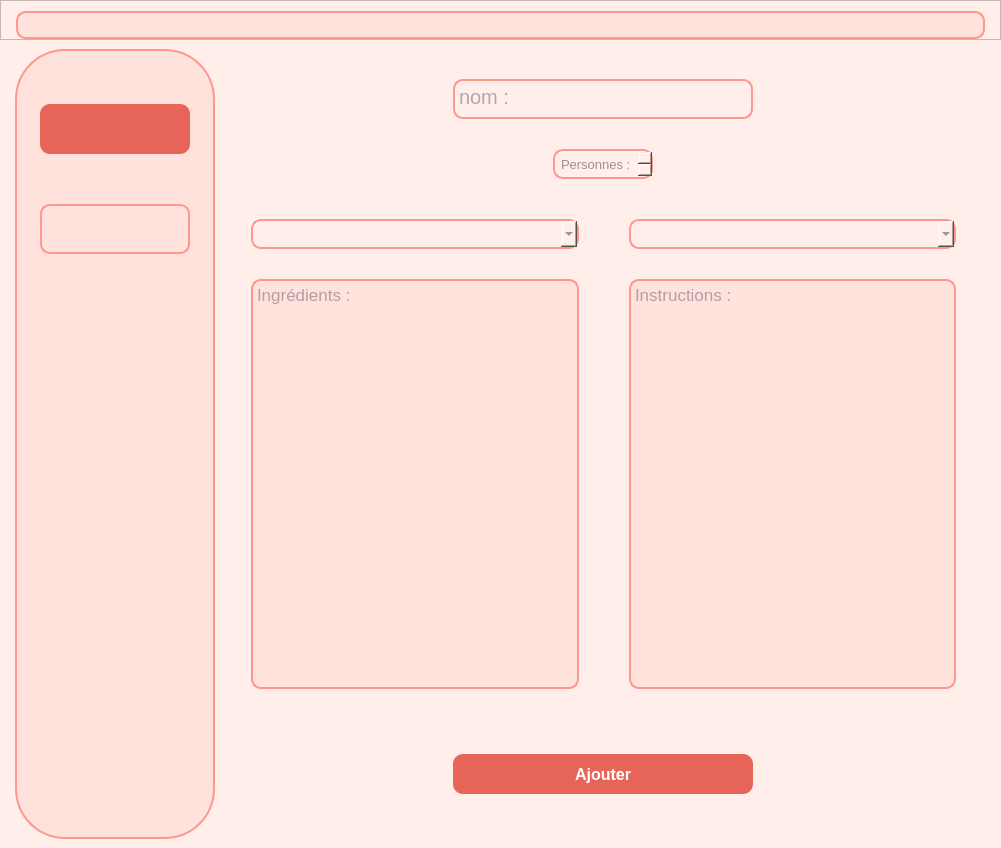
<?xml version="1.0" encoding="UTF-8"?>
<ui version="4.0">
 <class>MainWindow</class>
 <widget class="QMainWindow" name="MainWindow">
  <property name="geometry">
   <rect>
    <x>0</x>
    <y>0</y>
    <width>1001</width>
    <height>848</height>
   </rect>
  </property>
  <property name="windowTitle">
   <string>MainWindow</string>
  </property>
  <widget class="QWidget" name="centralwidget">
   <layout class="QVBoxLayout" name="verticalLayout">
    <property name="spacing">
     <number>0</number>
    </property>
    <property name="leftMargin">
     <number>0</number>
    </property>
    <property name="topMargin">
     <number>0</number>
    </property>
    <property name="rightMargin">
     <number>0</number>
    </property>
    <property name="bottomMargin">
     <number>0</number>
    </property>
    <item>
     <widget class="QFrame" name="hotbar">
      <property name="sizePolicy">
       <sizepolicy hsizetype="Preferred" vsizetype="Fixed">
        <horstretch>0</horstretch>
        <verstretch>0</verstretch>
       </sizepolicy>
      </property>
      <property name="minimumSize">
       <size>
        <width>0</width>
        <height>40</height>
       </size>
      </property>
      <property name="maximumSize">
       <size>
        <width>16777215</width>
        <height>40</height>
       </size>
      </property>
      <property name="layoutDirection">
       <enum>Qt::RightToLeft</enum>
      </property>
      <property name="styleSheet">
       <string notr="true">background-color:#ffeeea;</string>
      </property>
      <property name="frameShape">
       <enum>QFrame::StyledPanel</enum>
      </property>
      <property name="frameShadow">
       <enum>QFrame::Raised</enum>
      </property>
      <layout class="QHBoxLayout" name="horizontalLayout_2">
       <property name="spacing">
        <number>0</number>
       </property>
       <property name="leftMargin">
        <number>15</number>
       </property>
       <property name="topMargin">
        <number>10</number>
       </property>
       <property name="rightMargin">
        <number>15</number>
       </property>
       <property name="bottomMargin">
        <number>0</number>
       </property>
       <item>
        <widget class="QWidget" name="widget" native="true">
         <property name="styleSheet">
          <string notr="true">QWidget {
    background-color: #fee2db;
    border-radius: 10px;
  	border-width:2px;
	border-style:solid;
	border-color:#ff978d;
}</string>
         </property>
         <layout class="QHBoxLayout" name="horizontalLayout_3">
          <property name="spacing">
           <number>0</number>
          </property>
          <property name="leftMargin">
           <number>20</number>
          </property>
          <property name="topMargin">
           <number>3</number>
          </property>
          <property name="rightMargin">
           <number>15</number>
          </property>
          <property name="bottomMargin">
           <number>3</number>
          </property>
          <item alignment="Qt::AlignRight">
           <widget class="QFrame" name="closingButonsFrame">
            <property name="layoutDirection">
             <enum>Qt::LeftToRight</enum>
            </property>
            <property name="styleSheet">
             <string notr="true">border:None;</string>
            </property>
            <property name="frameShape">
             <enum>QFrame::StyledPanel</enum>
            </property>
            <property name="frameShadow">
             <enum>QFrame::Raised</enum>
            </property>
            <layout class="QHBoxLayout" name="horizontalLayout_4">
             <property name="spacing">
              <number>10</number>
             </property>
             <property name="leftMargin">
              <number>30</number>
             </property>
             <property name="topMargin">
              <number>0</number>
             </property>
             <property name="rightMargin">
              <number>0</number>
             </property>
             <property name="bottomMargin">
              <number>0</number>
             </property>
             <item>
              <widget class="QPushButton" name="minimizeButon">
               <property name="minimumSize">
                <size>
                 <width>40</width>
                 <height>20</height>
                </size>
               </property>
               <property name="maximumSize">
                <size>
                 <width>40</width>
                 <height>20</height>
                </size>
               </property>
               <property name="styleSheet">
                <string notr="true">QPushButton { background: transparent; border:0px;} 
QPushButton::hover {background-color:#ffaca4; color:white;border-radius:2px;}</string>
               </property>
               <property name="text">
                <string/>
               </property>
               <property name="icon">
                <iconset>
                 <normaloff>assets/minimise.png</normaloff>assets/minimise.png</iconset>
               </property>
              </widget>
             </item>
             <item>
              <widget class="QPushButton" name="fullscreenButon">
               <property name="minimumSize">
                <size>
                 <width>40</width>
                 <height>20</height>
                </size>
               </property>
               <property name="maximumSize">
                <size>
                 <width>40</width>
                 <height>20</height>
                </size>
               </property>
               <property name="styleSheet">
                <string notr="true">QPushButton { background: transparent; border:0px;} 
QPushButton::hover {background-color:#ffaca4; color:white;border-radius:2px;}</string>
               </property>
               <property name="text">
                <string/>
               </property>
               <property name="icon">
                <iconset>
                 <normaloff>assets/fullscreen.png</normaloff>assets/fullscreen.png</iconset>
               </property>
              </widget>
             </item>
             <item>
              <widget class="QPushButton" name="closeButon">
               <property name="minimumSize">
                <size>
                 <width>40</width>
                 <height>20</height>
                </size>
               </property>
               <property name="maximumSize">
                <size>
                 <width>40</width>
                 <height>20</height>
                </size>
               </property>
               <property name="styleSheet">
                <string notr="true">QPushButton { background: transparent; border:0px; } 
QPushButton:hover {background-color:#ff6f61;color:white;border-radius:2px}</string>
               </property>
               <property name="text">
                <string/>
               </property>
               <property name="icon">
                <iconset>
                 <normaloff>assets/croce.png</normaloff>assets/croce.png</iconset>
               </property>
              </widget>
             </item>
            </layout>
           </widget>
          </item>
          <item>
           <widget class="QFrame" name="hotbar_mouv">
            <property name="sizePolicy">
             <sizepolicy hsizetype="Expanding" vsizetype="Preferred">
              <horstretch>0</horstretch>
              <verstretch>0</verstretch>
             </sizepolicy>
            </property>
            <property name="minimumSize">
             <size>
              <width>0</width>
              <height>0</height>
             </size>
            </property>
            <property name="styleSheet">
             <string notr="true">border:None;</string>
            </property>
            <property name="frameShape">
             <enum>QFrame::StyledPanel</enum>
            </property>
            <property name="frameShadow">
             <enum>QFrame::Raised</enum>
            </property>
           </widget>
          </item>
         </layout>
        </widget>
       </item>
      </layout>
     </widget>
    </item>
    <item>
     <widget class="QFrame" name="frame">
      <property name="styleSheet">
       <string notr="true">background-color:#ffeeea;
border:2px;</string>
      </property>
      <property name="frameShape">
       <enum>QFrame::StyledPanel</enum>
      </property>
      <property name="frameShadow">
       <enum>QFrame::Raised</enum>
      </property>
      <layout class="QHBoxLayout" name="horizontalLayout">
       <property name="leftMargin">
        <number>15</number>
       </property>
       <property name="rightMargin">
        <number>15</number>
       </property>
       <item>
        <widget class="QWidget" name="sideBar" native="true">
         <property name="sizePolicy">
          <sizepolicy hsizetype="Fixed" vsizetype="Preferred">
           <horstretch>0</horstretch>
           <verstretch>0</verstretch>
          </sizepolicy>
         </property>
         <property name="minimumSize">
          <size>
           <width>200</width>
           <height>0</height>
          </size>
         </property>
         <property name="maximumSize">
          <size>
           <width>200</width>
           <height>16777215</height>
          </size>
         </property>
         <property name="styleSheet">
          <string notr="true">border-radius:50px;
border-width:2px;
border-style:solid;
border-color:#ff978d;
background-color:#fee2db;</string>
         </property>
         <layout class="QVBoxLayout" name="verticalLayout_3">
          <property name="spacing">
           <number>0</number>
          </property>
          <property name="leftMargin">
           <number>0</number>
          </property>
          <property name="topMargin">
           <number>5</number>
          </property>
          <property name="rightMargin">
           <number>0</number>
          </property>
          <property name="bottomMargin">
           <number>0</number>
          </property>
          <item alignment="Qt::AlignHCenter|Qt::AlignTop">
           <widget class="QFrame" name="sideBarFrame">
            <property name="styleSheet">
             <string notr="true">border:None;</string>
            </property>
            <property name="frameShape">
             <enum>QFrame::StyledPanel</enum>
            </property>
            <property name="frameShadow">
             <enum>QFrame::Raised</enum>
            </property>
            <layout class="QVBoxLayout" name="verticalLayout_2">
             <property name="spacing">
              <number>50</number>
             </property>
             <property name="leftMargin">
              <number>10</number>
             </property>
             <property name="topMargin">
              <number>50</number>
             </property>
             <property name="rightMargin">
              <number>10</number>
             </property>
             <property name="bottomMargin">
              <number>0</number>
             </property>
             <item>
              <widget class="QPushButton" name="recetteButon">
               <property name="minimumSize">
                <size>
                 <width>150</width>
                 <height>50</height>
                </size>
               </property>
               <property name="maximumSize">
                <size>
                 <width>150</width>
                 <height>50</height>
                </size>
               </property>
               <property name="styleSheet">
                <string notr="true">background-color:#e66558;
border-radius:10px;
border:10px</string>
               </property>
               <property name="text">
                <string/>
               </property>
               <property name="icon">
                <iconset>
                 <normaloff>assets/recetteSelected.png</normaloff>assets/recetteSelected.png</iconset>
               </property>
               <property name="iconSize">
                <size>
                 <width>42</width>
                 <height>50</height>
                </size>
               </property>
              </widget>
             </item>
             <item>
              <widget class="QPushButton" name="ajoutButon">
               <property name="sizePolicy">
                <sizepolicy hsizetype="Fixed" vsizetype="Fixed">
                 <horstretch>0</horstretch>
                 <verstretch>0</verstretch>
                </sizepolicy>
               </property>
               <property name="minimumSize">
                <size>
                 <width>150</width>
                 <height>50</height>
                </size>
               </property>
               <property name="maximumSize">
                <size>
                 <width>150</width>
                 <height>50</height>
                </size>
               </property>
               <property name="styleSheet">
                <string notr="true">QPushButton{
   border-width:2px;
   border-radius:10px;
   border-style:solid;
   border-color:#ff978d;
}
QPushButton::hover{
    background-color:#fbc4b7;
}</string>
               </property>
               <property name="text">
                <string/>
               </property>
               <property name="icon">
                <iconset>
                 <normaloff>assets/addNotSelected.png</normaloff>assets/addNotSelected.png</iconset>
               </property>
               <property name="iconSize">
                <size>
                 <width>50</width>
                 <height>50</height>
                </size>
               </property>
              </widget>
             </item>
            </layout>
           </widget>
          </item>
         </layout>
        </widget>
       </item>
       <item>
        <widget class="QStackedWidget" name="stackedWidget">
         <property name="currentIndex">
          <number>1</number>
         </property>
         <widget class="QWidget" name="recettePage">
          <layout class="QVBoxLayout" name="verticalLayout_4">
           <property name="leftMargin">
            <number>10</number>
           </property>
           <property name="topMargin">
            <number>0</number>
           </property>
           <property name="rightMargin">
            <number>0</number>
           </property>
           <property name="bottomMargin">
            <number>0</number>
           </property>
           <item>
            <widget class="QScrollArea" name="scrollArea">
             <property name="styleSheet">
              <string notr="true">border:None;</string>
             </property>
             <property name="widgetResizable">
              <bool>true</bool>
             </property>
             <widget class="QWidget" name="scrollAreaWidgetContents">
              <property name="geometry">
               <rect>
                <x>0</x>
                <y>0</y>
                <width>100</width>
                <height>40</height>
               </rect>
              </property>
              <property name="styleSheet">
               <string notr="true"/>
              </property>
              <layout class="QVBoxLayout" name="LayoutVbutons">
               <property name="spacing">
                <number>30</number>
               </property>
               <property name="leftMargin">
                <number>0</number>
               </property>
               <property name="topMargin">
                <number>40</number>
               </property>
               <property name="rightMargin">
                <number>0</number>
               </property>
               <property name="bottomMargin">
                <number>0</number>
               </property>
              </layout>
             </widget>
            </widget>
           </item>
          </layout>
         </widget>
         <widget class="QWidget" name="AjoutPage">
          <layout class="QVBoxLayout" name="verticalLayout_5">
           <property name="spacing">
            <number>20</number>
           </property>
           <property name="leftMargin">
            <number>0</number>
           </property>
           <property name="topMargin">
            <number>0</number>
           </property>
           <property name="rightMargin">
            <number>0</number>
           </property>
           <property name="bottomMargin">
            <number>0</number>
           </property>
           <item alignment="Qt::AlignHCenter">
            <widget class="QFrame" name="nomAjoutFrame">
             <property name="sizePolicy">
              <sizepolicy hsizetype="Expanding" vsizetype="Fixed">
               <horstretch>0</horstretch>
               <verstretch>0</verstretch>
              </sizepolicy>
             </property>
             <property name="minimumSize">
              <size>
               <width>0</width>
               <height>140</height>
              </size>
             </property>
             <property name="maximumSize">
              <size>
               <width>16777215</width>
               <height>140</height>
              </size>
             </property>
             <property name="styleSheet">
              <string notr="true"/>
             </property>
             <property name="frameShape">
              <enum>QFrame::StyledPanel</enum>
             </property>
             <property name="frameShadow">
              <enum>QFrame::Raised</enum>
             </property>
             <layout class="QVBoxLayout" name="verticalLayout_6">
              <property name="spacing">
               <number>20</number>
              </property>
              <property name="topMargin">
               <number>20</number>
              </property>
              <property name="bottomMargin">
               <number>0</number>
              </property>
              <item>
               <widget class="QTextEdit" name="nomAjout">
                <property name="minimumSize">
                 <size>
                  <width>300</width>
                  <height>40</height>
                 </size>
                </property>
                <property name="maximumSize">
                 <size>
                  <width>300</width>
                  <height>40</height>
                 </size>
                </property>
                <property name="font">
                 <font>
                  <family>Arial</family>
                  <pointsize>15</pointsize>
                  <weight>50</weight>
                  <bold>false</bold>
                 </font>
                </property>
                <property name="styleSheet">
                 <string notr="true">QTextEdit {   
   border-width:2px;
   border-radius:10px;
   border-style:solid;
   border-color:#ff978d;
   color: #635f72
 } </string>
                </property>
                <property name="placeholderText">
                 <string>nom : </string>
                </property>
               </widget>
              </item>
              <item alignment="Qt::AlignHCenter">
               <widget class="QSpinBox" name="personneSpinBox">
                <property name="minimumSize">
                 <size>
                  <width>100</width>
                  <height>30</height>
                 </size>
                </property>
                <property name="maximumSize">
                 <size>
                  <width>100</width>
                  <height>30</height>
                 </size>
                </property>
                <property name="font">
                 <font>
                  <pointsize>10</pointsize>
                  <weight>50</weight>
                  <bold>false</bold>
                 </font>
                </property>
                <property name="styleSheet">
                 <string notr="true">QSpinBox{
   border-width:2px;
   border-radius:10px;
   border-style:solid;
   border-color:#ff978d;
   color: #9c9095
}</string>
                </property>
                <property name="wrapping">
                 <bool>false</bool>
                </property>
                <property name="frame">
                 <bool>true</bool>
                </property>
                <property name="alignment">
                 <set>Qt::AlignCenter</set>
                </property>
                <property name="buttonSymbols">
                 <enum>QAbstractSpinBox::UpDownArrows</enum>
                </property>
                <property name="specialValueText">
                 <string>Personnes :</string>
                </property>
                <property name="accelerated">
                 <bool>false</bool>
                </property>
                <property name="keyboardTracking">
                 <bool>true</bool>
                </property>
                <property name="showGroupSeparator" stdset="0">
                 <bool>false</bool>
                </property>
                <property name="maximum">
                 <number>20</number>
                </property>
               </widget>
              </item>
             </layout>
            </widget>
           </item>
           <item>
            <widget class="QFrame" name="ComboFrame">
             <property name="minimumSize">
              <size>
               <width>0</width>
               <height>50</height>
              </size>
             </property>
             <property name="frameShape">
              <enum>QFrame::StyledPanel</enum>
             </property>
             <property name="frameShadow">
              <enum>QFrame::Raised</enum>
             </property>
             <layout class="QHBoxLayout" name="horizontalLayout_5">
              <property name="spacing">
               <number>50</number>
              </property>
              <property name="leftMargin">
               <number>30</number>
              </property>
              <property name="topMargin">
               <number>0</number>
              </property>
              <property name="rightMargin">
               <number>30</number>
              </property>
              <property name="bottomMargin">
               <number>0</number>
              </property>
              <item>
               <widget class="QComboBox" name="ingredientBox">
                <property name="minimumSize">
                 <size>
                  <width>0</width>
                  <height>30</height>
                 </size>
                </property>
                <property name="maximumSize">
                 <size>
                  <width>16777215</width>
                  <height>30</height>
                 </size>
                </property>
                <property name="font">
                 <font>
                  <pointsize>12</pointsize>
                  <italic>false</italic>
                 </font>
                </property>
                <property name="layoutDirection">
                 <enum>Qt::LeftToRight</enum>
                </property>
                <property name="styleSheet">
                 <string notr="true">border-width:2px;
border-radius:10px;
border-style:solid;
border-color:#ff978d;
color: #635f72;
padding-left: 7 px;
</string>
                </property>
                <property name="editable">
                 <bool>true</bool>
                </property>
                <property name="currentText">
                 <string/>
                </property>
                <property name="iconSize">
                 <size>
                  <width>4</width>
                  <height>4</height>
                 </size>
                </property>
                <property name="frame">
                 <bool>true</bool>
                </property>
               </widget>
              </item>
              <item>
               <widget class="QComboBox" name="instructionBox">
                <property name="minimumSize">
                 <size>
                  <width>0</width>
                  <height>30</height>
                 </size>
                </property>
                <property name="maximumSize">
                 <size>
                  <width>16777215</width>
                  <height>30</height>
                 </size>
                </property>
                <property name="font">
                 <font>
                  <pointsize>12</pointsize>
                 </font>
                </property>
                <property name="styleSheet">
                 <string notr="true">border-width:2px;
border-radius:10px;
border-style:solid;
border-color:#ff978d;
color: #635f72;
padding-left: 7 px;</string>
                </property>
                <property name="editable">
                 <bool>true</bool>
                </property>
               </widget>
              </item>
             </layout>
            </widget>
           </item>
           <item>
            <widget class="QFrame" name="AjoutFrame">
             <property name="sizePolicy">
              <sizepolicy hsizetype="Expanding" vsizetype="Expanding">
               <horstretch>0</horstretch>
               <verstretch>0</verstretch>
              </sizepolicy>
             </property>
             <property name="styleSheet">
              <string notr="true"/>
             </property>
             <property name="frameShape">
              <enum>QFrame::StyledPanel</enum>
             </property>
             <property name="frameShadow">
              <enum>QFrame::Raised</enum>
             </property>
             <layout class="QHBoxLayout" name="horizontalLayout_9">
              <property name="spacing">
               <number>50</number>
              </property>
              <property name="leftMargin">
               <number>30</number>
              </property>
              <property name="topMargin">
               <number>0</number>
              </property>
              <property name="rightMargin">
               <number>30</number>
              </property>
              <property name="bottomMargin">
               <number>0</number>
              </property>
              <item>
               <widget class="QTextEdit" name="ingredientTextEdit">
                <property name="font">
                 <font>
                  <family>Arial</family>
                  <pointsize>13</pointsize>
                 </font>
                </property>
                <property name="styleSheet">
                 <string notr="true">QTextEdit {   
   border-width:2px;
   border-radius:10px;
   border-style:solid;
   border-color:#ff978d;
   color: #635f72;
	background-color:#fee2db;
 } </string>
                </property>
                <property name="readOnly">
                 <bool>true</bool>
                </property>
                <property name="placeholderText">
                 <string>Ingrédients :</string>
                </property>
               </widget>
              </item>
              <item>
               <widget class="QTextEdit" name="instructionTextEdit">
                <property name="font">
                 <font>
                  <family>Arial</family>
                  <pointsize>13</pointsize>
                 </font>
                </property>
                <property name="styleSheet">
                 <string notr="true">QTextEdit {   
   border-width:2px;
   border-radius:10px;
   border-style:solid;
   border-color:#ff978d;
   color: #635f72;
	background-color:#fee2db;
 } </string>
                </property>
                <property name="readOnly">
                 <bool>true</bool>
                </property>
                <property name="placeholderText">
                 <string>Instructions :</string>
                </property>
               </widget>
              </item>
             </layout>
            </widget>
           </item>
           <item>
            <widget class="QFrame" name="envoieRecetteButonFrame">
             <property name="sizePolicy">
              <sizepolicy hsizetype="Expanding" vsizetype="Fixed">
               <horstretch>0</horstretch>
               <verstretch>0</verstretch>
              </sizepolicy>
             </property>
             <property name="minimumSize">
              <size>
               <width>0</width>
               <height>130</height>
              </size>
             </property>
             <property name="maximumSize">
              <size>
               <width>16777215</width>
               <height>130</height>
              </size>
             </property>
             <property name="styleSheet">
              <string notr="true"/>
             </property>
             <property name="frameShape">
              <enum>QFrame::StyledPanel</enum>
             </property>
             <property name="frameShadow">
              <enum>QFrame::Raised</enum>
             </property>
             <layout class="QHBoxLayout" name="horizontalLayout_10">
              <item>
               <widget class="QPushButton" name="envoieRecetteButon">
                <property name="minimumSize">
                 <size>
                  <width>300</width>
                  <height>40</height>
                 </size>
                </property>
                <property name="maximumSize">
                 <size>
                  <width>300</width>
                  <height>40</height>
                 </size>
                </property>
                <property name="font">
                 <font>
                  <family>Arial</family>
                  <pointsize>12</pointsize>
                  <weight>75</weight>
                  <bold>true</bold>
                 </font>
                </property>
                <property name="styleSheet">
                 <string notr="true">QPushButton {border-radius : 10px ; border: 1px #1f528d ; background-color: #e66558; color:White;} QPushButton:pressed {background-color: #ff7c6f;}</string>
                </property>
                <property name="text">
                 <string>Ajouter</string>
                </property>
               </widget>
              </item>
             </layout>
            </widget>
           </item>
          </layout>
         </widget>
        </widget>
       </item>
      </layout>
     </widget>
    </item>
   </layout>
  </widget>
 </widget>
 <resources/>
 <connections/>
</ui>
